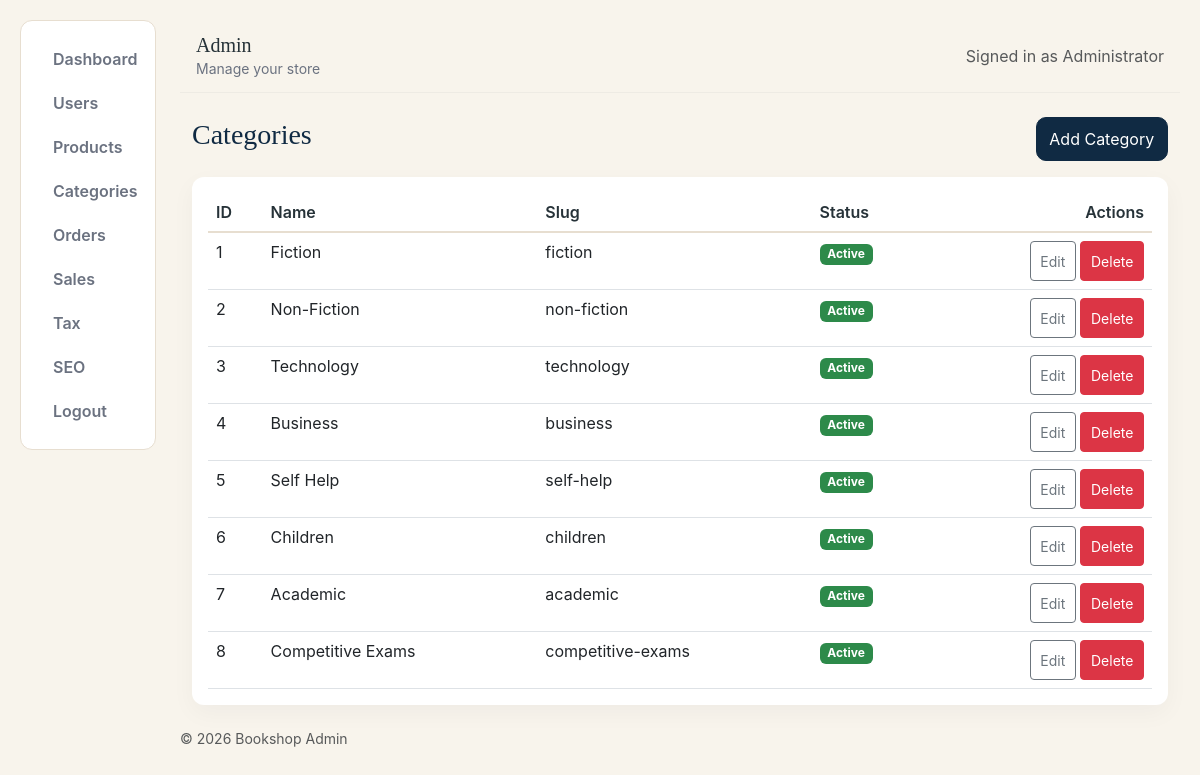
Page /admin/categories/index.php (signed in) on the committed database.
### tables this page shows
CREATE TABLE categories (
    id BIGINT UNSIGNED AUTO_INCREMENT PRIMARY KEY,
    name VARCHAR(100) NOT NULL,
    slug VARCHAR(120) NOT NULL UNIQUE,
    description TEXT NULL,
    status TINYINT(1) NOT NULL DEFAULT 1,
    created_at TIMESTAMP DEFAULT CURRENT_TIMESTAMP,
    updated_at TIMESTAMP DEFAULT CURRENT_TIMESTAMP ON UPDATE CURRENT_TIMESTAMP,

    INDEX idx_categories_status (status)
);

### config/database.php (called while the page is built, shortened)
<?php
function base_url(string $path = ''): string
{
    $base = rtrim(BASE_URL, '/');
    return $base . '/' . ltrim($path, '/');
}

### includes/functions.php (called while the page is built, shortened)
<?php
require_once __DIR__ . '/../config/database.php';
function esc($str)
{
    return htmlspecialchars((string)$str, ENT_QUOTES | ENT_SUBSTITUTE, 'UTF-8');
}

### admin/categories/index.php (the view, shortened to what this page needs)
<?php
require_once __DIR__ . '/../../config/database.php';
require_once __DIR__ . '/../../includes/admin_header.php';
$pdo = getPDO();
$cats = $pdo->query('SELECT * FROM categories ORDER BY created_at DESC')->fetchAll();
?>
<div class="d-flex justify-content-between align-items-center mb-3">
  <h3>Categories</h3>
  <a href="create.php" class="btn btn-primary">Add Category</a>
</div>
<div class="admin-card p-3">
  <div class="table-responsive">
    <table class="table mb-0">
      <thead>
        <tr><th>ID</th><th>Name</th><th>Slug</th><th>Status</th><th class="text-end">Actions</th></tr>
      </thead>
      <tbody>
      <?php foreach($cats as $c): ?>
      <tr>
        <td><?= $c['id'] ?></td>
        <td><?= esc($c['name']) ?></td>
        <td><?= esc($c['slug']) ?></td>
        <td><?php if ($c['status']): ?><span class="badge" style="background:var(--success);color:#fff">Active</span><?php else: ?><span class="badge" style="background:var(--danger);color:#fff">Inactive</span><?php endif; ?></td>
        <td class="text-end">
          <a href="edit.php?id=<?= $c['id'] ?>" class="btn btn-sm btn-outline-secondary">Edit</a>
          <a href="delete.php?id=<?= $c['id'] ?>" class="btn btn-sm btn-danger" onclick="return confirm('Delete this category?')">Delete</a>
        </td>
      </tr>
      <?php endforeach; ?>
      </tbody>
    </table>
  </div>
</div>
<?php require_once __DIR__ . '/../../includes/admin_footer.php'; ?>

### includes/admin_header.php (shortened to what this page needs)
<?php
require_once __DIR__ . '/functions.php';
?>
<!doctype html>
<html lang="en">
<head>
    <link href="https://cdn.jsdelivr.net/npm/bootstrap@5.3.0/dist/css/bootstrap.min.css" rel="stylesheet">
    <link href="<?= base_url('public/css/design.css') ?>" rel="stylesheet">
    <link href="<?= base_url('public/css/style.css') ?>" rel="stylesheet">
</head>
<body>
  <div class="d-flex" style="min-height:100vh;gap:24px;padding:20px;background:var(--background)">
    <aside class="admin-sidebar" role="navigation" aria-label="Admin sidebar">
      <nav class="nav flex-column">
      <a class="nav-link" href="<?= base_url('admin/index.php') ?>">Dashboard</a>
      <a class="nav-link" href="<?= base_url('admin/users.php') ?>">Users</a>
        <a class="nav-link" href="<?= base_url('admin/products/index.php') ?>">Products</a>
        <a class="nav-link" href="<?= base_url('admin/categories/index.php') ?>">Categories</a>
        <a class="nav-link" href="<?= base_url('admin/orders/index.php') ?>">Orders</a>
        <a class="nav-link" href="<?= base_url('admin/sales.php') ?>">Sales</a>
        <a class="nav-link" href="<?= base_url('admin/tax.php') ?>">Tax</a>
        <a class="nav-link" href="<?= base_url('admin/seo/index.php') ?>">SEO</a>
        <a class="nav-link" href="<?= base_url('admin/logout.php') ?>">Logout</a>
      </nav>
    </aside>
      <div style="flex:1">
      <header class="admin-topbar d-flex align-items-center justify-content-between mb-4">
        <div>
          <h2 class="h5 mb-0">Admin</h2>
          <small class="text-muted-2">Manage your store</small>
        </div>
        <div class="d-flex align-items-center gap-3">
          <div class="text-muted">Signed in as <?= esc($_SESSION['user']['name'] ?? 'Admin') ?></div>
        </div>
      </header>
      <main class="container-fluid">
        <div class="row">
          <div class="col-12">

### includes/admin_footer.php (shortened to what this page needs)
          </div>
        </div>
      </main>
      <footer class="mt-4">
        <div class="small text-muted">&copy; <?= date('Y') ?> Bookshop Admin</div>
      </footer>
    </div>
  </div>
</body>
</html>

### public/css/design.css (style rules this page uses)
:root { --primary:#0b1b2b; --primary-dark:#07121a; --secondary:#8a5a2b; --accent:#b06b2c; --background:#fbf7f2; --surface:#ffffff; --text:#1b1b1b; --text-muted:#6b6b6b; --border:rgba(27,27,27,0.08); --success:#2d8a4a; --danger:#c0392b; --radius:12px; --card-shadow: 0 6px 18px rgba(11,27,43,0.06); }
[data-theme="classic"] { --primary:#102A43; --primary-dark:#0B1F33; --accent:#B88A2A; --background:#F8F4EC; --surface:#FFFFFF; --text:#263238; --text-muted:#6B7280; --border: #E7DED0; --card-shadow: 0 8px 24px rgba(16,42,67,0.06); }
body { transition:background-color 200ms ease,color 200ms ease,border-color 200ms ease }
html { font-size:clamp(14px, 3.6vw, 16px) }
body { font-size:1rem;line-height:1.4 }
button, .btn, .nav-link, .nav-icon { min-height:44px;min-width:44px;white-space:nowrap;display:inline-flex;align-items:center;justify-content:center }
table.table { width:100%;border-collapse:collapse }
.admin-sidebar { position:relative;transition:transform .25s ease,opacity .25s ease }
.admin-sidebar .nav-link { justify-content:flex-start }
* { box-sizing:border-box }
html,body { height:100%;background:var(--background);color:var(--text);font-family:Inter,system-ui,-apple-system,Segoe UI,Roboto,"Helvetica Neue",Arial }
h1,h2,h3,h4,h5 { font-family:'Playfair Display',serif;color:var(--primary);margin-bottom:.5rem }
.nav-link { color:var(--text-muted);font-weight:600 }
.btn-primary { background:var(--primary);border-color:var(--primary);box-shadow:none;border-radius:10px;padding:.5rem .8rem }
.admin-sidebar { width:136px;background:var(--surface);border-radius:12px;padding:1rem;border:1px solid var(--border);height:100% }
.admin-topbar { background:transparent;padding:.8rem 1rem;border-bottom:1px solid rgba(11,27,43,0.04) }
.admin-card { border-radius:12px;padding:1rem;background:var(--surface);box-shadow:0 8px 24px rgba(11,27,43,0.04) }
.table thead th { background:transparent;border-bottom:2px solid var(--border);font-weight:600;color:var(--text) }
.btn-sm { padding:.5rem .6rem;min-height:40px }
.text-muted-2 { color:var(--text-muted) }

### public/css/style.css (style rules this page uses)
body { font-family: -apple-system, BlinkMacSystemFont, 'Segoe UI', Roboto, 'Helvetica Neue', Arial; }

### rows in the picture
categories: id "1", name "Fiction", slug "fiction", status "Active"
categories: id "2", name "Non-Fiction", slug "non-fiction", status "Active"
categories: id "3", name "Technology", slug "technology", status "Active"
categories: id "4", name "Business", slug "business", status "Active"
categories: id "5", name "Self Help", slug "self-help", status "Active"
categories: id "6", name "Children", slug "children", status "Active"
categories: id "7", name "Academic", slug "academic", status "Active"
categories: id "8", name "Competitive Exams", slug "competitive-exams", status "Active"

### other values in the picture
$_SESSION['user']['name'] "Administrator"
